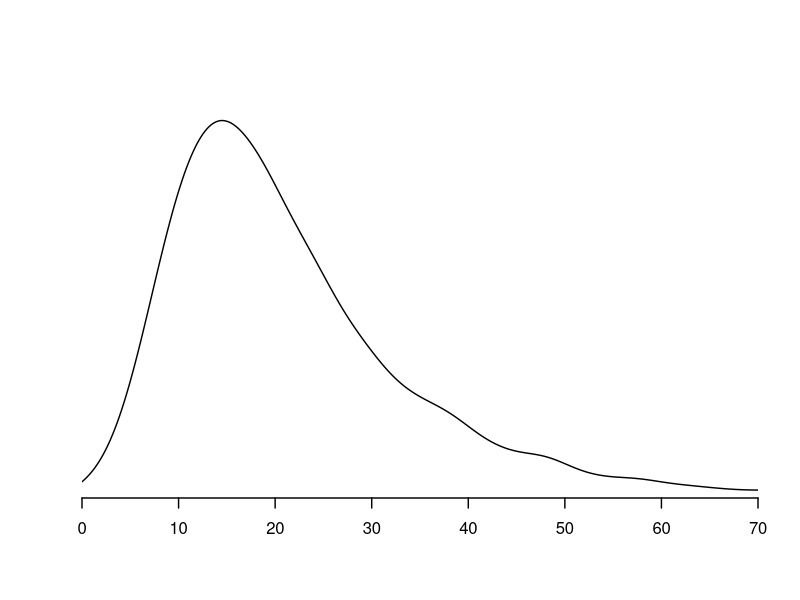
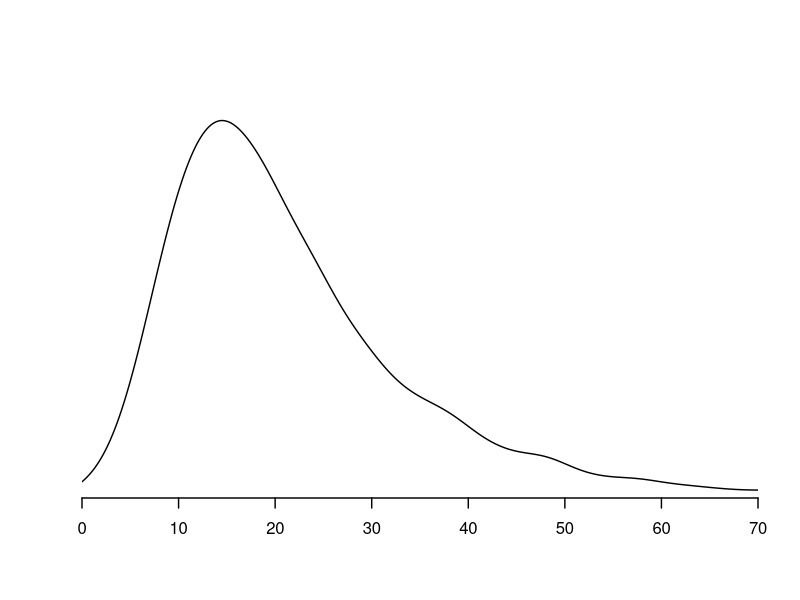
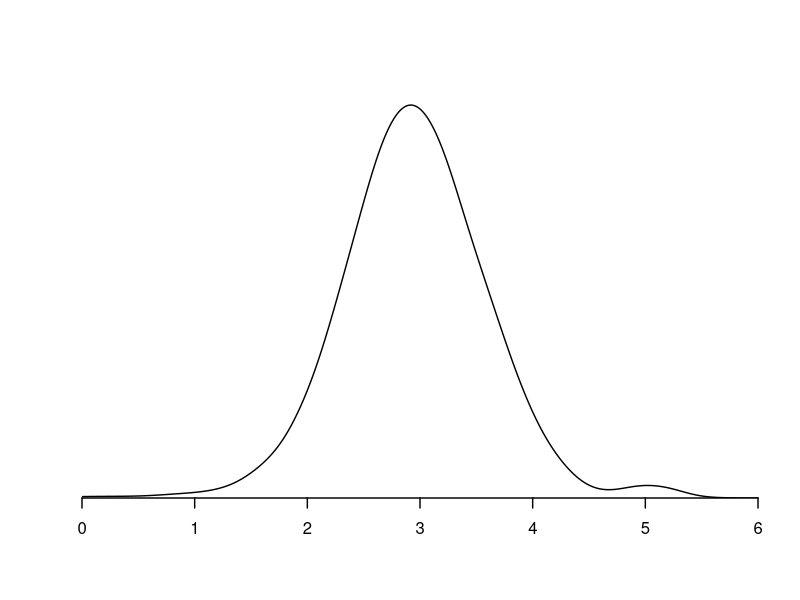
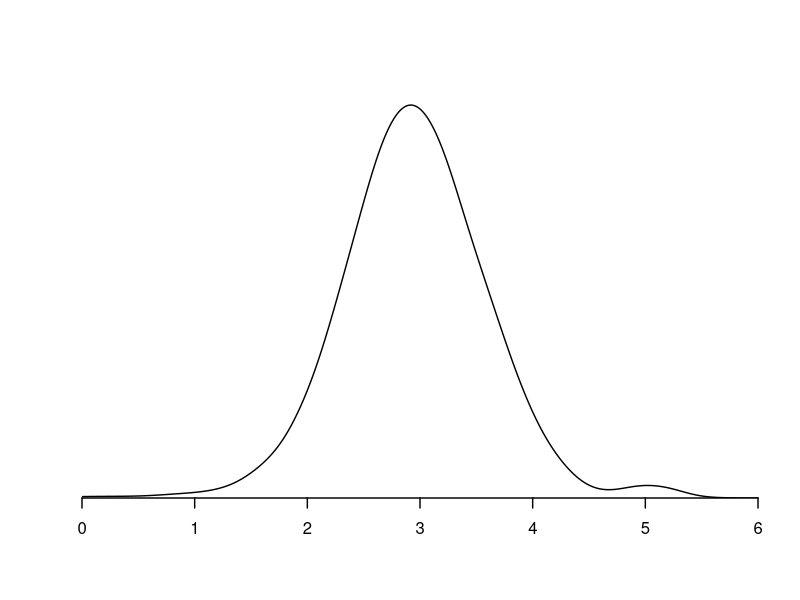

Generate these figures, in order, with R:
#####################################
### This file generates Figure 2.1 
### Wage Distribution and Density 
### of all full-time U.S. workers
#####################################
### Uses data file cps09mar.txt
#########################################

dat <- read.table("cps09mar.txt")
hrwage <- as.matrix(dat[,5]/(dat[,6]*dat[,7]))
lnwage <- log(hrwage)

den <- density(hrwage,from=0,to=100,adjust=2)	
den1 <- density(lnwage,bw=0.08,from=0,to=6,adjust=2)		

wd <- 1.4	

pdf("HANSEN2-1a.pdf",family="Helvetica",colormodel='cmyk',width=4.5,height=4.5)
plot(den$x, den$y, type="l",lty=1,xlab="",ylab="",xaxt="n", yaxt="n", xlim=c(0,70),ylim=c(0,0.045),title=NULL,xaxs="i",yaxs="i",bty="n",lwd=wd)
axis(side=1,seq(0,70,10),lwd=wd)
dev.off()

postscript("HANSEN2-1a.eps",paper="special",width=4.5,height=4.5,horizontal=FALSE,onefile=FALSE,family="Helvetica",colormodel='cmyk')
plot(den$x, den$y, type="l",lty=1,xlab="",ylab="",xaxt="n", yaxt="n", xlim=c(0,70),ylim=c(0,0.045),title=NULL,xaxs="i",yaxs="i",bty="n",lwd=wd)
axis(side=1,seq(0,70,10),lwd=wd)
dev.off()



pdf("HANSEN2-1b.pdf",family="Helvetica",colormodel='cmyk',width=4.5,height=4.5)
plot(den1$x, den1$y, type="l",lty=1,xlab="",ylab="",xaxt="n", yaxt="n", xlim=c(0,6),ylim=c(0,0.7),title=NULL,xaxs="i",yaxs="i",bty="n",lwd=wd)
axis(side=1,seq(0,6,1),lwd=wd)
dev.off()

postscript("HANSEN2-1b.eps",paper="special",width=4.5,height=4.5,horizontal=FALSE,onefile=FALSE,family="Helvetica",colormodel='cmyk')
plot(den1$x, den1$y, type="l",lty=1,xlab="",ylab="",xaxt="n", yaxt="n", xlim=c(0,6),ylim=c(0,0.7),title=NULL,xaxs="i",yaxs="i",bty="n",lwd=wd)
axis(side=1,seq(0,6,1),lwd=wd)
dev.off()
